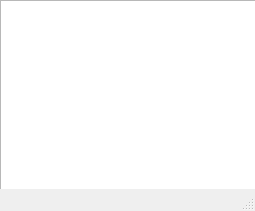
<?xml version="1.0" encoding="UTF-8"?>
<ui version="4.0">
 <class>reservation_list</class>
 <widget class="QMainWindow" name="reservation_list">
  <property name="geometry">
   <rect>
    <x>0</x>
    <y>0</y>
    <width>255</width>
    <height>211</height>
   </rect>
  </property>
  <property name="windowTitle">
   <string>MainWindow</string>
  </property>
  <widget class="QWidget" name="centralwidget">
   <widget class="QTableView" name="tableView">
    <property name="geometry">
     <rect>
      <x>0</x>
      <y>0</y>
      <width>256</width>
      <height>192</height>
     </rect>
    </property>
   </widget>
  </widget>
  <widget class="QMenuBar" name="menubar">
   <property name="geometry">
    <rect>
     <x>0</x>
     <y>0</y>
     <width>255</width>
     <height>22</height>
    </rect>
   </property>
  </widget>
  <widget class="QStatusBar" name="statusbar"/>
 </widget>
 <resources/>
 <connections/>
</ui>
